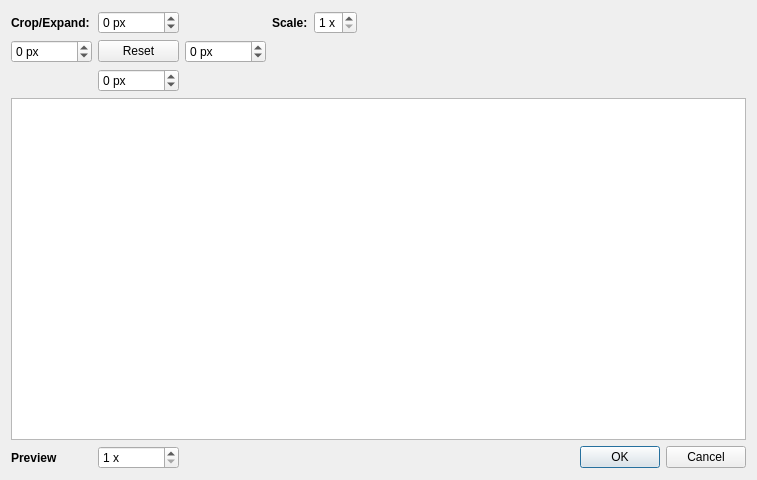
<?xml version="1.0" encoding="UTF-8"?>
<ui version="4.0">
 <class>DialogCanvasResize</class>
 <widget class="QDialog" name="DialogCanvasResize">
  <property name="geometry">
   <rect>
    <x>0</x>
    <y>0</y>
    <width>757</width>
    <height>480</height>
   </rect>
  </property>
  <property name="windowTitle">
   <string>Resize</string>
  </property>
  <layout class="QVBoxLayout" name="verticalLayout">
   <item>
    <layout class="QGridLayout" name="gridLayout">
     <item row="2" column="0">
      <widget class="QSpinBox" name="spinBoxLeft">
       <property name="suffix">
        <string notr="true"> px</string>
       </property>
       <property name="minimum">
        <number>-65535</number>
       </property>
       <property name="maximum">
        <number>65535</number>
       </property>
       <property name="value">
        <number>0</number>
       </property>
      </widget>
     </item>
     <item row="1" column="5">
      <spacer name="horizontalSpacer">
       <property name="orientation">
        <enum>Qt::Horizontal</enum>
       </property>
       <property name="sizeHint" stdset="0">
        <size>
         <width>40</width>
         <height>20</height>
        </size>
       </property>
      </spacer>
     </item>
     <item row="2" column="2">
      <widget class="QSpinBox" name="spinBoxRight">
       <property name="suffix">
        <string notr="true"> px</string>
       </property>
       <property name="minimum">
        <number>-65535</number>
       </property>
       <property name="maximum">
        <number>65535</number>
       </property>
      </widget>
     </item>
     <item row="1" column="3">
      <widget class="QLabel" name="label_3">
       <property name="sizePolicy">
        <sizepolicy hsizetype="Preferred" vsizetype="Preferred">
         <horstretch>0</horstretch>
         <verstretch>0</verstretch>
        </sizepolicy>
       </property>
       <property name="font">
        <font>
         <weight>75</weight>
         <bold>true</bold>
        </font>
       </property>
       <property name="text">
        <string>Scale:</string>
       </property>
      </widget>
     </item>
     <item row="5" column="0">
      <widget class="QLabel" name="label">
       <property name="sizePolicy">
        <sizepolicy hsizetype="Preferred" vsizetype="Preferred">
         <horstretch>0</horstretch>
         <verstretch>0</verstretch>
        </sizepolicy>
       </property>
       <property name="font">
        <font>
         <weight>75</weight>
         <bold>true</bold>
        </font>
       </property>
       <property name="text">
        <string>Preview</string>
       </property>
      </widget>
     </item>
     <item row="1" column="1">
      <widget class="QSpinBox" name="spinBoxTop">
       <property name="suffix">
        <string notr="true"> px</string>
       </property>
       <property name="minimum">
        <number>-65535</number>
       </property>
       <property name="maximum">
        <number>65535</number>
       </property>
       <property name="value">
        <number>0</number>
       </property>
      </widget>
     </item>
     <item row="3" column="1">
      <widget class="QSpinBox" name="spinBoxBottom">
       <property name="suffix">
        <string notr="true"> px</string>
       </property>
       <property name="minimum">
        <number>-65535</number>
       </property>
       <property name="maximum">
        <number>65535</number>
       </property>
      </widget>
     </item>
     <item row="2" column="1">
      <widget class="QPushButton" name="pushButtonReset">
       <property name="text">
        <string>Reset</string>
       </property>
      </widget>
     </item>
     <item row="4" column="0" colspan="6">
      <widget class="QTableView" name="tableView">
       <property name="sizePolicy">
        <sizepolicy hsizetype="Expanding" vsizetype="Minimum">
         <horstretch>0</horstretch>
         <verstretch>0</verstretch>
        </sizepolicy>
       </property>
       <property name="verticalScrollMode">
        <enum>QAbstractItemView::ScrollPerPixel</enum>
       </property>
       <property name="horizontalScrollMode">
        <enum>QAbstractItemView::ScrollPerPixel</enum>
       </property>
      </widget>
     </item>
     <item row="1" column="0">
      <widget class="QLabel" name="label_2">
       <property name="font">
        <font>
         <weight>75</weight>
         <bold>true</bold>
        </font>
       </property>
       <property name="text">
        <string>Crop/Expand:</string>
       </property>
      </widget>
     </item>
     <item row="1" column="4">
      <widget class="QSpinBox" name="spinBoxScaleImage">
       <property name="suffix">
        <string notr="true"> x</string>
       </property>
       <property name="minimum">
        <number>1</number>
       </property>
       <property name="maximum">
        <number>5</number>
       </property>
      </widget>
     </item>
     <item row="5" column="1">
      <widget class="QSpinBox" name="spinBoxScale">
       <property name="suffix">
        <string notr="true"> x</string>
       </property>
       <property name="minimum">
        <number>1</number>
       </property>
       <property name="maximum">
        <number>100</number>
       </property>
      </widget>
     </item>
     <item row="5" column="2" colspan="4">
      <widget class="QDialogButtonBox" name="buttonBox">
       <property name="orientation">
        <enum>Qt::Horizontal</enum>
       </property>
       <property name="standardButtons">
        <set>QDialogButtonBox::Cancel|QDialogButtonBox::Ok</set>
       </property>
      </widget>
     </item>
    </layout>
   </item>
  </layout>
 </widget>
 <resources/>
 <connections>
  <connection>
   <sender>buttonBox</sender>
   <signal>accepted()</signal>
   <receiver>DialogCanvasResize</receiver>
   <slot>accept()</slot>
   <hints>
    <hint type="sourcelabel">
     <x>378</x>
     <y>457</y>
    </hint>
    <hint type="destinationlabel">
     <x>378</x>
     <y>239</y>
    </hint>
   </hints>
  </connection>
  <connection>
   <sender>buttonBox</sender>
   <signal>rejected()</signal>
   <receiver>DialogCanvasResize</receiver>
   <slot>reject()</slot>
   <hints>
    <hint type="sourcelabel">
     <x>378</x>
     <y>457</y>
    </hint>
    <hint type="destinationlabel">
     <x>378</x>
     <y>239</y>
    </hint>
   </hints>
  </connection>
 </connections>
</ui>
